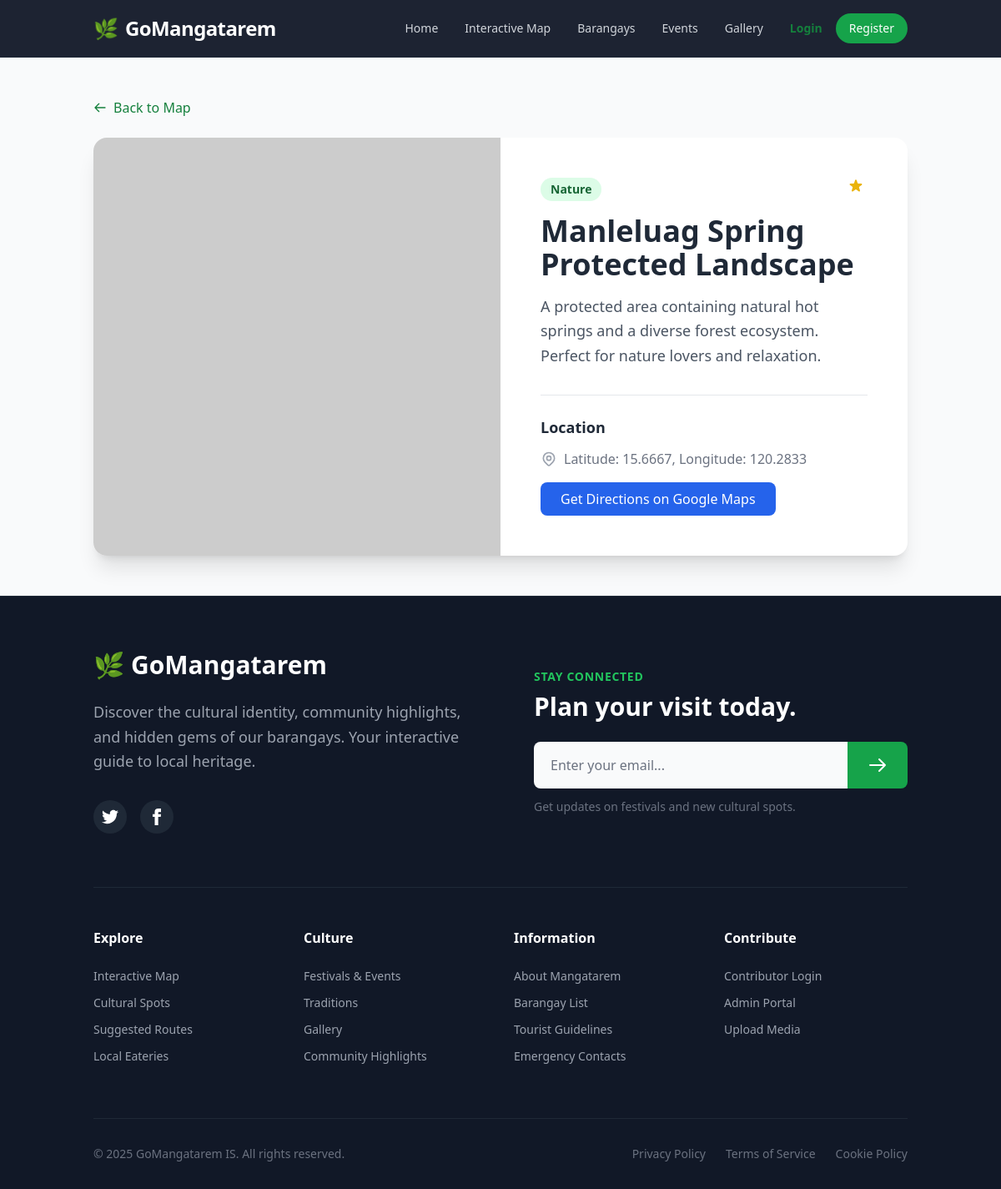
/attraction/1, run on the app's committed database.
### models.py (models this page shows)
class Attraction(db.Model):
    id = db.Column(db.Integer, primary_key=True)
    name = db.Column(db.String(100), nullable=False)
    description = db.Column(db.Text, nullable=False)
    category = db.Column(db.String(50), nullable=False) # Nature, Historical, Religious, etc.
    barangay = db.Column(db.String(100), nullable=True)
    lat = db.Column(db.Float, nullable=False)
    lng = db.Column(db.Float, nullable=False)
    image_url = db.Column(db.String(200), nullable=True)
    status = db.Column(db.String(20), default='pending') # 'pending', 'approved'
    user_id = db.Column(db.Integer, db.ForeignKey('user.id'), nullable=True)
    created_at = db.Column(db.DateTime, default=datetime.utcnow)

### routes/public.py (the view)
@public_bp.route('/attraction/<int:id>')
def attraction_detail(id):
    attraction = Attraction.query.get_or_404(id)
    return render_template('detail.html', attraction=attraction)

### templates/detail.html (shortened to what this page needs)
{% extends 'base.html' %}
{% block content %}
<div class="container mx-auto px-6 py-12">
    <a href="{{ url_for('public.map_view') }}" class="inline-flex items-center text-green-700 hover:underline mb-6">
        <svg class="w-4 h-4 mr-2" fill="none" stroke="currentColor" viewBox="0 0 24 24">
            <path stroke-linecap="round" stroke-linejoin="round" stroke-width="2" d="M10 19l-7-7m0 0l7-7m-7 7h18">
            </path>
        </svg>
        Back to Map
    </a>
    <div class="bg-white rounded-2xl shadow-xl overflow-hidden">
        <div class="md:flex">
            <div class="md:w-1/2 h-64 md:h-auto relative">
                <img src="{{ attraction.image_url }}" alt="{{ attraction.name }}"
                    class="w-full h-full object-cover absolute inset-0">
            </div>
            <div class="md:w-1/2 p-8 md:p-12">
                <div class="flex justify-between items-start mb-4">
                    <span class="bg-green-100 text-green-800 text-sm font-semibold px-3 py-1 rounded-full">{{
                        attraction.category }}</span>
                    <span class="flex items-center text-yellow-500 font-bold">
                    </span>
                </div>
                <h1 class="text-3xl md:text-4xl font-bold text-gray-800 mb-4">{{ attraction.name }}</h1>
                <p class="text-gray-600 text-lg leading-relaxed mb-8">
                    {{ attraction.description }}
                </p>
                <div class="border-t pt-6">
                    <h3 class="text-lg font-semibold mb-3">Location</h3>
                    <p class="text-gray-500 mb-4 flex items-center">
                        Latitude: {{ attraction.lat }}, Longitude: {{ attraction.lng }}
                    </p>
                    <a href="https://www.google.com/maps/search/?api=1&query={{ attraction.lat }},{{ attraction.lng }}"
                        target="_blank"
                        class="inline-block bg-blue-600 text-white px-6 py-2 rounded-lg hover:bg-blue-700 transition">
                        Get Directions on Google Maps
                    </a>
                </div>
            </div>
        </div>
    </div>
</div>
{% endblock %}

### data on the page
Attraction: category "Nature", name "Manleluag Spring Protected Landscape", description "A protected area containing natural hot springs and a diverse forest ecosystem. Perfect for nature lovers and relaxation.", lat "15.6667", lng "120.2833"
